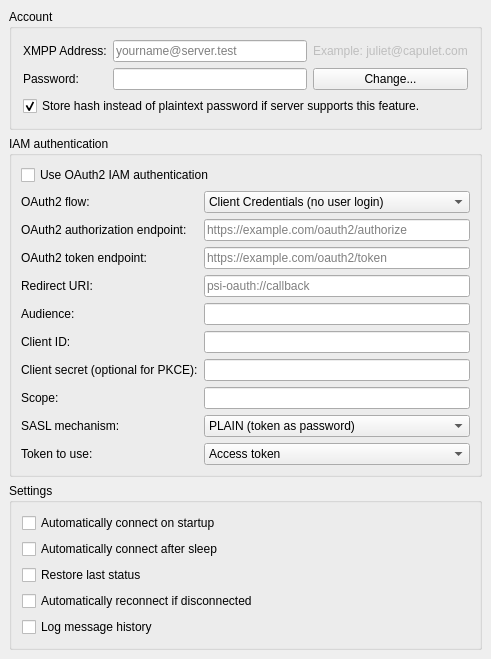
     <widget class="QWidget" name="tab_account">
      <attribute name="title">
       <string>Account</string>
      </attribute>
      <layout class="QVBoxLayout">
       <property name="spacing">
        <number>6</number>
       </property>
       <property name="leftMargin">
        <number>9</number>
       </property>
       <property name="topMargin">
        <number>9</number>
       </property>
       <property name="rightMargin">
        <number>9</number>
       </property>
       <property name="bottomMargin">
        <number>9</number>
       </property>
       <item>
        <widget class="QGroupBox" name="gb_account">
         <property name="title">
          <string>Account</string>
         </property>
         <layout class="QVBoxLayout">
          <property name="spacing">
           <number>6</number>
          </property>
          <property name="leftMargin">
           <number>11</number>
          </property>
          <property name="topMargin">
           <number>11</number>
          </property>
          <property name="rightMargin">
           <number>11</number>
          </property>
          <property name="bottomMargin">
           <number>11</number>
          </property>
          <item>
           <layout class="QGridLayout">
            <property name="leftMargin">
             <number>0</number>
            </property>
            <property name="topMargin">
             <number>0</number>
            </property>
            <property name="rightMargin">
             <number>0</number>
            </property>
            <property name="bottomMargin">
             <number>0</number>
            </property>
            <property name="spacing">
             <number>6</number>
            </property>
            <item row="0" column="0">
             <widget class="QLabel" name="lb_jid">
              <property name="text">
               <string>XMPP Address:</string>
              </property>
             </widget>
            </item>
            <item row="0" column="1">
             <widget class="QLineEdit" name="le_jid">
              <property name="toolTip">
               <string>Example: juliet@capulet.com</string>
              </property>
              <property name="inputMethodHints">
               <set>Qt::ImhEmailCharactersOnly|Qt::ImhNoAutoUppercase|Qt::ImhPreferLatin|Qt::ImhPreferLowercase</set>
              </property>
              <property name="placeholderText">
               <string extracomment="Like email">yourname@server.test</string>
              </property>
             </widget>
            </item>
            <item row="0" column="2">
             <widget class="QLabel" name="lb_example">
              <property name="enabled">
               <bool>false</bool>
              </property>
              <property name="text">
               <string>Example: juliet@capulet.com</string>
              </property>
             </widget>
            </item>
            <item row="1" column="0">
             <widget class="QLabel" name="textLabel1">
              <property name="text">
               <string>Password:</string>
              </property>
             </widget>
            </item>
            <item row="1" column="1">
             <widget class="QLineEdit" name="le_pass">
              <property name="inputMethodHints">
               <set>Qt::ImhNoAutoUppercase|Qt::ImhNoPredictiveText|Qt::ImhPreferLatin|Qt::ImhSensitiveData</set>
              </property>
              <property name="echoMode">
               <enum>QLineEdit::Password</enum>
              </property>
             </widget>
            </item>
            <item row="1" column="2">
             <widget class="QPushButton" name="pb_changepw">
              <property name="text">
               <string>Change...</string>
              </property>
             </widget>
            </item>
            <item row="2" column="0" colspan="3">
             <widget class="QCheckBox" name="ck_scram_salted_password">
              <property name="toolTip">
               <string>&lt;b&gt;Attention!&lt;/b&gt;
                &lt;br/&gt;
                When you enable this option you will not be able to find your password in config files. Only hash text will be there. So if you forget your password, it will be lost if you have not make a backup somewhere else.</string>
              </property>
              <property name="text">
               <string>Store hash instead of plaintext password if server supports this feature.</string>
              </property>
              <property name="checked">
               <bool>true</bool>
              </property>
             </widget>
            </item>
           </layout>
          </item>
         </layout>
        </widget>
       </item>
       <item>
        <widget class="QGroupBox" name="gb_iamAuth">
         <property name="title">
          <string>IAM authentication</string>
         </property>
         <layout class="QVBoxLayout" name="verticalLayoutIam">
          <item>
           <widget class="QCheckBox" name="ck_iamAuthEnabled">
            <property name="text">
             <string>Use OAuth2 IAM authentication</string>
            </property>
           </widget>
          </item>
          <item>
           <layout class="QFormLayout" name="formLayoutIam">
            <item row="0" column="0">
             <widget class="QLabel" name="lb_iamGrantType">
              <property name="text">
               <string>OAuth2 flow:</string>
              </property>
             </widget>
            </item>
            <item row="0" column="1">
             <widget class="QComboBox" name="cb_iamGrantType">
              <item>
               <property name="text">
                <string>Client Credentials (no user login)</string>
               </property>
              </item>
              <item>
               <property name="text">
                <string>Authorization Code + PKCE (browser login)</string>
               </property>
              </item>
             </widget>
            </item>
            <item row="1" column="0">
             <widget class="QLabel" name="lb_iamAuthorizationEndpoint">
              <property name="text">
               <string>OAuth2 authorization endpoint:</string>
              </property>
             </widget>
            </item>
            <item row="1" column="1">
             <widget class="QLineEdit" name="le_iamAuthorizationEndpoint">
              <property name="placeholderText">
               <string>https://example.com/oauth2/authorize</string>
              </property>
             </widget>
            </item>
            <item row="2" column="0">
             <widget class="QLabel" name="lb_iamTokenEndpoint">
              <property name="text">
               <string>OAuth2 token endpoint:</string>
              </property>
             </widget>
            </item>
            <item row="2" column="1">
             <widget class="QLineEdit" name="le_iamTokenEndpoint">
              <property name="placeholderText">
               <string>https://example.com/oauth2/token</string>
              </property>
             </widget>
            </item>
            <item row="3" column="0">
             <widget class="QLabel" name="lb_iamRedirectUri">
              <property name="text">
               <string>Redirect URI:</string>
              </property>
             </widget>
            </item>
            <item row="3" column="1">
             <widget class="QLineEdit" name="le_iamRedirectUri">
              <property name="placeholderText">
               <string>psi-oauth://callback</string>
              </property>
             </widget>
            </item>
            <item row="4" column="0">
             <widget class="QLabel" name="lb_iamAudience">
              <property name="text">
               <string>Audience:</string>
              </property>
             </widget>
            </item>
            <item row="4" column="1">
             <widget class="QLineEdit" name="le_iamAudience"/>
            </item>
            <item row="5" column="0">
             <widget class="QLabel" name="lb_iamClientId">
              <property name="text">
               <string>Client ID:</string>
              </property>
             </widget>
            </item>
            <item row="5" column="1">
             <widget class="QLineEdit" name="le_iamClientId"/>
            </item>
            <item row="6" column="0">
             <widget class="QLabel" name="lb_iamClientSecret">
              <property name="text">
               <string>Client secret (optional for PKCE):</string>
              </property>
             </widget>
            </item>
            <item row="6" column="1">
             <widget class="QLineEdit" name="le_iamClientSecret">
              <property name="echoMode">
               <enum>QLineEdit::Password</enum>
              </property>
              <property name="inputMethodHints">
               <set>Qt::ImhNoAutoUppercase|Qt::ImhNoPredictiveText|Qt::ImhPreferLatin|Qt::ImhSensitiveData</set>
              </property>
             </widget>
            </item>
            <item row="7" column="0">
             <widget class="QLabel" name="lb_iamScope">
              <property name="text">
               <string>Scope:</string>
              </property>
             </widget>
            </item>
            <item row="7" column="1">
             <widget class="QLineEdit" name="le_iamScope"/>
            </item>
            <item row="8" column="0">
             <widget class="QLabel" name="lb_iamSaslMechanism">
              <property name="text">
               <string>SASL mechanism:</string>
              </property>
             </widget>
            </item>
            <item row="8" column="1">
             <widget class="QComboBox" name="cb_iamSaslMechanism">
              <item>
               <property name="text">
                <string>PLAIN (token as password)</string>
               </property>
              </item>
              <item>
               <property name="text">
                <string>X-OAUTH2 (SASL token response)</string>
               </property>
              </item>
             </widget>
            </item>
            <item row="9" column="0">
             <widget class="QLabel" name="lb_iamTokenType">
              <property name="text">
               <string>Token to use:</string>
              </property>
             </widget>
            </item>
            <item row="9" column="1">
             <widget class="QComboBox" name="cb_iamTokenType">
              <item>
               <property name="text">
                <string>Access token</string>
               </property>
              </item>
              <item>
               <property name="text">
                <string>ID token</string>
               </property>
              </item>
             </widget>
            </item>
           </layout>
          </item>
         </layout>
        </widget>
       </item>
       <item>
        <widget class="QGroupBox" name="groupBox46">
         <property name="title">
          <string>Settings</string>
         </property>
         <layout class="QVBoxLayout">
          <property name="spacing">
           <number>6</number>
          </property>
          <property name="leftMargin">
           <number>10</number>
          </property>
          <property name="topMargin">
           <number>10</number>
          </property>
          <property name="rightMargin">
           <number>10</number>
          </property>
          <property name="bottomMargin">
           <number>10</number>
          </property>
          <item>
           <widget class="QCheckBox" name="ck_auto">
            <property name="text">
             <string>Automatically connect on startup</string>
            </property>
           </widget>
          </item>
          <item>
           <widget class="QCheckBox" name="ck_connectAfterSleep">
            <property name="text">
             <string>Automatically connect after sleep</string>
            </property>
           </widget>
          </item>
          <item>
           <widget class="QCheckBox" name="ck_autoSameStatus">
            <property name="text">
             <string>Restore last status</string>
            </property>
           </widget>
          </item>
          <item>
           <widget class="QCheckBox" name="ck_reconn">
            <property name="text">
             <string>Automatically reconnect if disconnected</string>
            </property>
           </widget>
          </item>
          <item>
           <widget class="QCheckBox" name="ck_log">
            <property name="text">
             <string>Log message history</string>
            </property>
           </widget>
          </item>
         </layout>
        </widget>
       </item>
       <item>
        <spacer>
         <property name="orientation">
          <enum>Qt::Vertical</enum>
         </property>
         <property name="sizeType">
          <enum>QSizePolicy::Expanding</enum>
         </property>
         <property name="sizeHint" stdset="0">
          <size>
           <width>20</width>
           <height>0</height>
          </size>
         </property>
        </spacer>
       </item>
      </layout>
     </widget>
